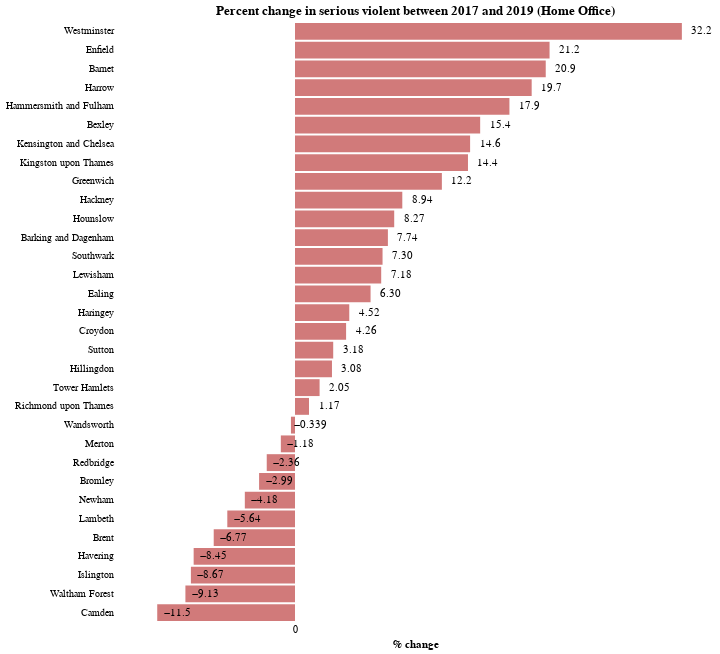

Notebook source saved alongside this figure:
### Code cell
bars = alt.Chart(london_crime_wide[['csp_name', 'pct_change']], title='Percent change in serious violent between 2017 and 2019 (Home Office)').mark_bar(opacity=0.6, color='firebrick').encode(
    x=alt.X('pct_change:Q', axis=alt.Axis(title='% change', ticks=False, values=[0, 40, 80])),
    y=alt.Y('csp_name:N', axis=alt.Axis(title=None, ticks=False), sort='-x')
)

text = alt.Chart(london_crime_wide[['csp_name', 'pct_change']]).mark_text(
    align='center',
    baseline='middle',
    color='black',
    dx=20  # Nudges text to right so it doesn't appear on top of the bar
).encode(
    x=alt.X('pct_change:Q', axis=alt.Axis(title='% change', ticks=False)),
    y=alt.Y('csp_name:N', axis=alt.Axis(title=None, ticks=False), sort='-x'),
    text=alt.Text('pct_change:Q', format=',.3r')
)

(bars + text).configure_axis(
    grid=False,
    domain=False
).configure_view(
    strokeWidth=0).properties(height=600, width=600)

### Figure 1 — Vega-Lite specification as saved in the notebook (floating-point values rounded to 4 significant figures)
{"config": {"view": {"continuousWidth": 400, "continuousHeight": 300, "strokeWidth": 0}, "axis": {"domain": false, "grid": false}}, "layer": [{"data": {"name": "data-3d77fc8587fa9ee1f804a3d9ea59a8f8"}, "mark": {"type": "bar", "color": "firebrick", "opacity": 0.6}, "encoding": {"x": {"type": "quantitative", "axis": {"ticks": false, "title": "% change", "values": [0, 40, 80]}, "field": "pct_change"}, "y": {"type": "nominal", "axis": {"ticks": false, "title": null}, "field": "csp_name", "sort": "-x"}}, "title": "Percent change in serious violent between 2017 and 2019 (Home Office)"}, {"data": {"name": "data-3d77fc8587fa9ee1f804a3d9ea59a8f8"}, "mark": {"type": "text", "align": "center", "baseline": "middle", "color": "black", "dx": 20}, "encoding": {"text": {"type": "quantitative", "field": "pct_change", "format": ",.3r"}, "x": {"type": "quantitative", "axis": {"ticks": false, "title": "% change"}, "field": "pct_change"}, "y": {"type": "nominal", "axis": {"ticks": false, "title": null}, "field": "csp_name", "sort": "-x"}}}], "height": 600, "width": 600, "$schema": "https://vega.github.io/schema/vega-lite/v4.8.1.json", "datasets": {"data-3d77fc8587fa9ee1f804a3d9ea59a8f8": [{"csp_name": "Barking and Dagenham", "pct_change": 7.741}, {"csp_name": "Barnet", "pct_change": 20.9}, {"csp_name": "Bexley", "pct_change": 15.43}, {"csp_name": "Brent", "pct_change": -6.773}, {"csp_name": "Bromley", "pct_change": -2.993}, {"csp_name": "Camden", "pct_change": -11.48}, {"csp_name": "Croydon", "pct_change": 4.258}, {"csp_name": "Ealing", "pct_change": 6.297}, {"csp_name": "Enfield", "pct_change": 21.21}, {"csp_name": "Greenwich", "pct_change": 12.24}, {"csp_name": "Hackney", "pct_change": 8.942}, {"csp_name": "Hammersmith and Fulham", "pct_change": 17.87}, {"csp_name": "Haringey", "pct_change": 4.523}, {"csp_name": "Harrow", "pct_change": 19.72}, {"csp_name": "Havering", "pct_change": -8.445}, {"csp_name": "Hillingdon", "pct_change": 3.081}, {"csp_name": "Hounslow", "pct_change": 8.267}, {"csp_name": "Islington", "pct_change": -8.674}, {"csp_name": "Kensington and Chelsea", "pct_change": 14.59}, {"csp_name": "Kingston upon Thames", "pct_change": 14.41}, {"csp_name": "Lambeth", "pct_change": -5.641}, {"csp_name": "Lewisham", "pct_change": 7.183}, {"csp_name": "Merton", "pct_change": -1.181}, {"csp_name": "Newham", "pct_change": -4.181}, {"csp_name": "Redbridge", "pct_change": -2.356}, {"csp_name": "Richmond upon Thames", "pct_change": 1.167}, {"csp_name": "Southwark", "pct_change": 7.296}, {"csp_name": "Sutton", "pct_change": 3.184}, {"csp_name": "Tower Hamlets", "pct_change": 2.049}, {"csp_name": "Waltham Forest", "pct_change": -9.132}, {"csp_name": "Wandsworth", "pct_change": -0.3385}, {"csp_name": "Westminster", "pct_change": 32.24}]}}
